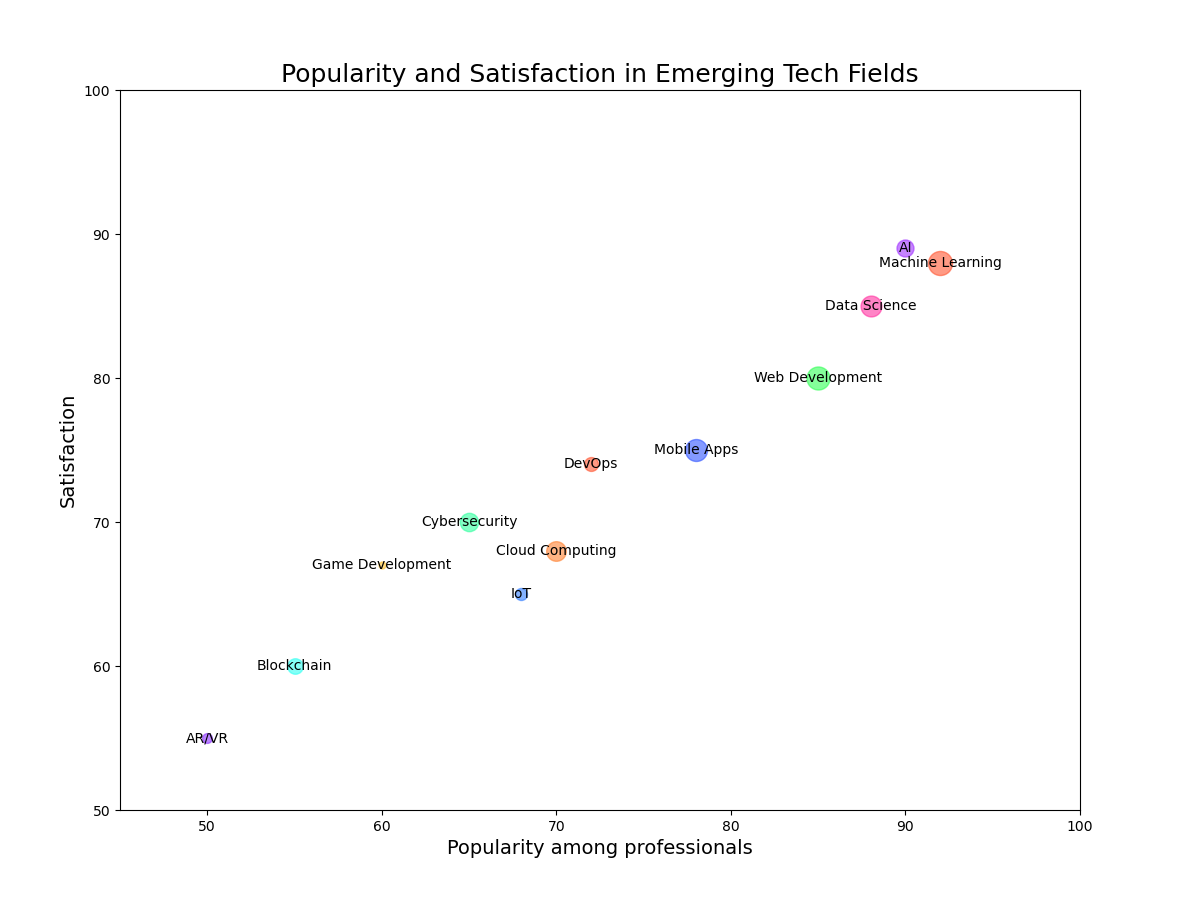

Python code for this plot:

import matplotlib.pyplot as plt

# Defining the data
categories = ['Machine Learning', 'Web Development', 'Mobile Apps', 'Data Science', 
              'Cloud Computing', 'Cybersecurity', 'AI', 'Blockchain', 'DevOps', 
              'IoT', 'AR/VR', 'Game Development']
popularity = [92, 85, 78, 88, 70, 65, 90, 55, 72, 68, 50, 60]
satisfaction = [88, 80, 75, 85, 68, 70, 89, 60, 74, 65, 55, 67]
respondents = [600, 550, 500, 450, 400, 350, 300, 250, 200, 150, 100, 50]

# Rescaling respondents for bubble size
size = [respondent / 2 for respondent in respondents]

# Create a bubble chart
fig, ax = plt.subplots(figsize=(12, 9))

# Using specific color codes for better clarity
colors = ['#FF5733', '#33FF57', '#3357FF', '#FF33A1', '#FF8333', 
          '#33FFA1', '#A133FF', '#33FFF2', '#FF5733', '#337FFF',
          '#8D33FF', '#FFC433']

for i in range(len(categories)):
    ax.scatter(popularity[i], satisfaction[i], s=size[i],
               alpha=0.6, color=colors[i])

# Loop to annotate each bubble
for i, txt in enumerate(categories):
    ax.annotate(txt, (popularity[i], satisfaction[i]), ha='center', va='center')

# Set the chart's title and labels
ax.set_title('Popularity and Satisfaction in Emerging Tech Fields', fontsize=18)
ax.set_xlabel('Popularity among professionals', fontsize=14)
ax.set_ylabel('Satisfaction', fontsize=14)

# Change the axes limits
ax.set_xlim(45, 100)
ax.set_ylim(50, 100)

# Tweak spacing to prevent clipping of tick-labels
plt.subplots_adjust(left=0.1, right=0.9, top=0.9, bottom=0.1)

plt.show()
